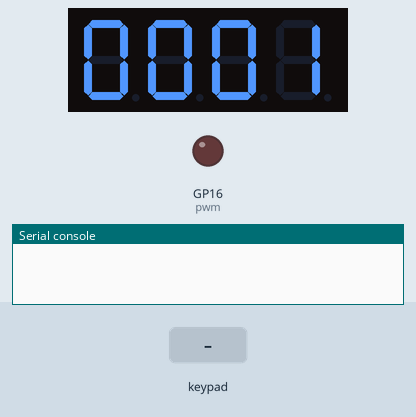
Simulated run of this program. Board: Raspberry Pi Pico running MicroPython. On the bench: 4-digit seven-segment display, output pins drawn as LEDs (lit = HIGH), the last lines printed to the serial console. Wiring (from the project's diagram.json): red LED on GP16. Inputs (shaded band) come from the test bench. The segment pins are drawn as the display they are named for; pins used as bus, display or sensor lines are not drawn.

Above: at 1.3 s.
1.4 s: key '1' pressed
At 2.7 s:
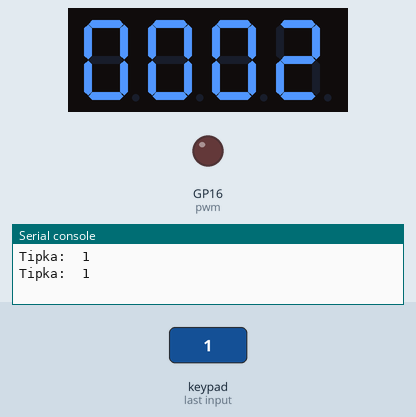
3.0 s: keypad keys 1 2 # pressed 0.4 s apart
At 4.8 s:
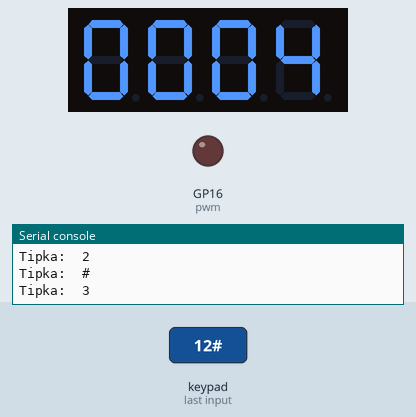
5.7 s: key 'A' pressed
At 5.91 s:
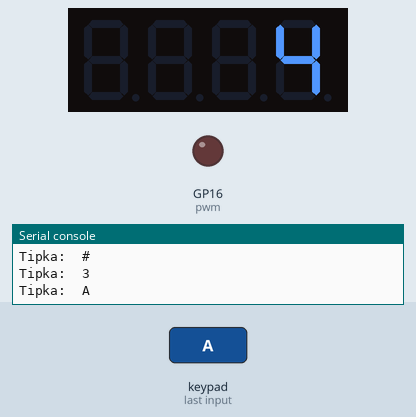
7.5 s: keypad keys 1 2 * pressed 0.4 s apart
At 8.31 s:
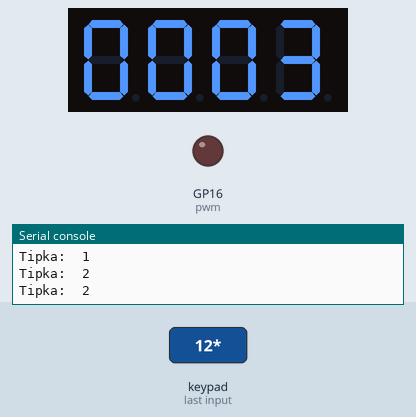
10.2 s: keypad keys 2 5 D pressed 0.4 s apart
At 11.31 s:
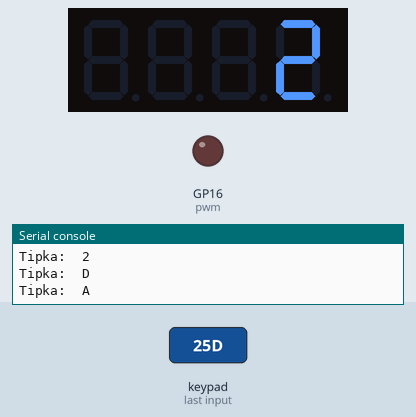
12.9 s: key 'B' pressed
Timing chart, 0 to 15.5 s (numbered marks = the images above; inputs shaded):
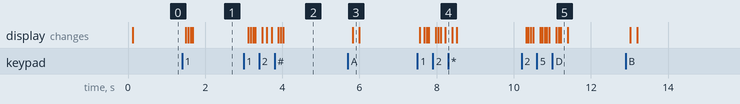

Measured:
- after the input at 1.4 s, the display: first changes after 0.10 s (image 1 shows a later state)
- after the input at 3.0 s, the display: first changes after 0.12 s (image 2 shows a later state)
- after the input at 5.7 s, the display: changes after 0.12 s (image 3)
- after the input at 7.5 s, the display: first changes after 0.06 s (image 4 shows a later state)
- after the input at 10.2 s, the display: changes after 0.12 s (image 5)

The program:

main.py
```python
from machine import Pin, PWM
import time
time.sleep(0.1) # Wait for USB to become ready


# matrix keyboard
tipke = [['1', '2', '3', 'A'],
         ['4', '5', '6', 'B'],
         ['7', '8', '9', 'C'],
         ['*', '0', '#', 'D']]

keypad_rows = [21, 22, 26, 27]
keypad_cols = [0, 1, 2, 3]

col_pins = []
row_pins = []

for x in range(0,4):
  row_pins.append(Pin(keypad_rows[x], Pin.OUT))
  row_pins[x].value(1)
  col_pins.append(Pin(keypad_cols[x], Pin.IN, Pin.PULL_DOWN))
  col_pins[x].value(0)

def scankeys():
  for row in range(4):
    for col in range(4):
      row_pins[row].high()
      key = None

      if col_pins[col].value() == 1:
        print("Tipka: ", tipke[row][col])
        key_press = tipke[row][col]
        return key_press
        time.sleep(0.3)

    row_pins[row].low()
  return None

# 7 - segment display
cifre = {
    0: 0b1000000,
    1: 0b1111001,
    2: 0b0100100,
    3: 0b0110000,
    4: 0b0011001,
    5: 0b0010010,
    6: 0b0000010,
    7: 0b1111000,
    8: 0b0000000,
    9: 0b0010000,
    10: 0b1111111
}

mjesto = [Pin(m, Pin.OUT) for m in range(4, 8)]
segmenti = [Pin(s, Pin.OUT) for s in range(8, 15)]

# prikazi cifru na jednom mjestu
def prikazi_cifru(cifra):
    binarno = cifre[cifra]
    for i in range(7):
        segmenti[i].value(binarno & 1)
        binarno = binarno >> 1

# biranje pozicije ručno
def prikazi_poziciju(pozicija):
    for i in range(4):
        mjesto[i].value(0)
    mjesto[pozicija].value(1)

# prikazivanje kompletnog broja
def prikazi_broj(broj):
    n = 3
    cifra = daj_cifru(broj, n)
    while (n>=0):
        prikazi_cifru(10)
        prikazi_poziciju(3-n)
        prikazi_cifru(cifra)
        n -= 1
        cifra = daj_cifru(broj, n)
        time.sleep(0.001)

# izvuci n-tu cifru broja
def daj_cifru(broj, n):
    return broj // 10 ** n % 10

T_current = 0.001
pwm_on = False

while True:

  unos = scankeys()

  prikazi_broj(int(T_current * 1000))

  if unos == 'A' :
    if pwm_on:
      pwm.deinit()
      pwm_on = False
    else:
      pwm = PWM(Pin(16))
      pwm.freq(int(1.0 / T_current))
      pwm_on = True
    time.sleep(0.2)

  elif unos == '0':
    T_current = 0.001
    time.sleep(0.1)

  elif unos == '1':
    T_current = 0.002
    time.sleep(0.1)

  elif unos == '2':
    T_current = 0.003
    time.sleep(0.1)

  elif unos == '3':
    T_current = 0.004
    time.sleep(0.1)

  elif unos == '4':
    T_current = 0.005
    time.sleep(0.1)

  elif unos == '5':
    T_current = 0.006
    time.sleep(0.1)

  elif unos == '6':
    T_current = 0.007
    time.sleep(0.1)

  elif unos == '7':
    T_current = 0.008
    time.sleep(0.1)

  elif unos == '8':
    T_current = 0.009
    time.sleep(0.1)

  elif unos == '9':
    T_current = 0.01
    time.sleep(0.1)

  elif unos == 'C':
    T_current += 0.001
    if T_current > 0.01:
      T_current = 0.001
    time.sleep(0.1)

  elif unos == 'D':
    T_current -= 0.001
    if T_current < 0.001:
      T_current = 0.01
    time.sleep(0.1)

  if pwm_on:
    pwm.freq(int(1.0/T_current))

  prikazi_broj(int(T_current * 1000))

  time.sleep(0.01)
```
